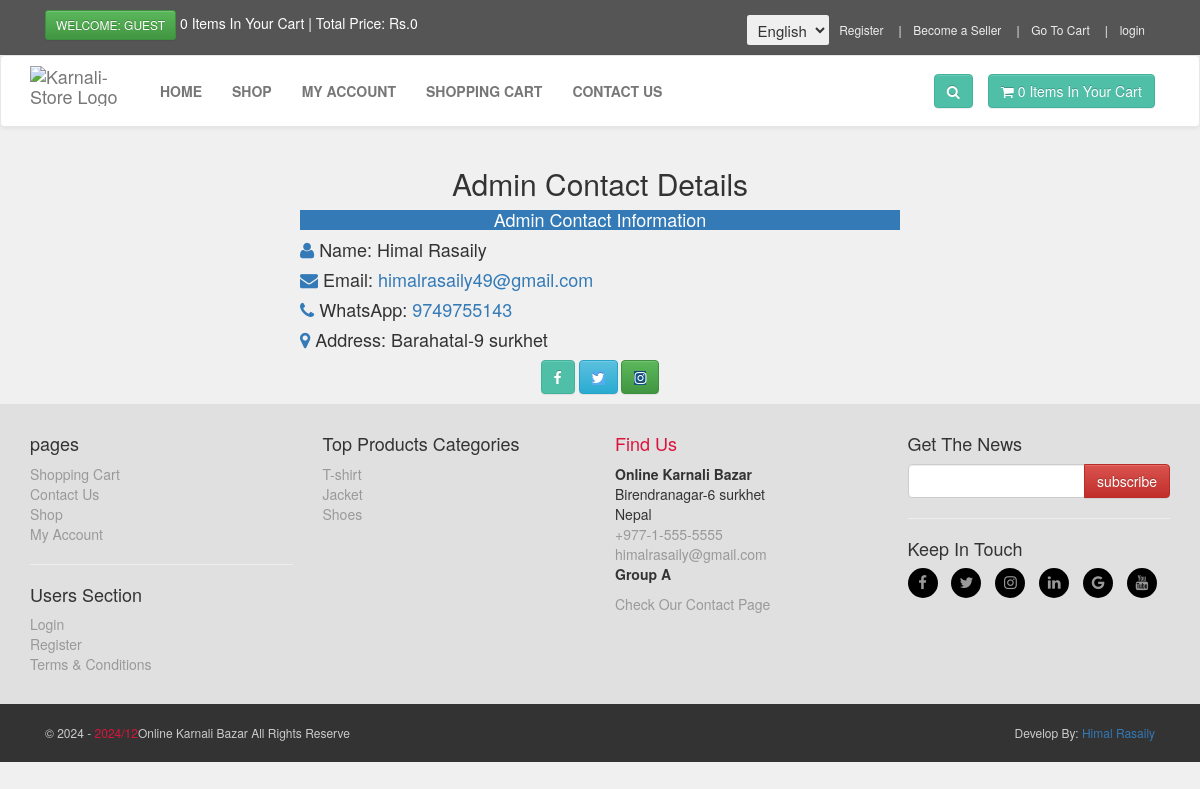
/admin_contact.php (signed in), run on the app's committed database.
### tables this page shows
CREATE TABLE `product_categories` (
  `p_cat_id` int(10) NOT NULL,
  `p_cat_title` text NOT NULL,
  `p_cat_top` text NOT NULL,
  `p_cat_image` text NOT NULL
);

### functions/language.php (called while the page is built, shortened)
<?php
$footer=array(
    'en'=>array('pages','Shopping Cart','Contact Us','Shop','My Account','Users Section','Terms & Conditions','Top Products Categories','Find Us','Online Karnali Bazar','Birendranagar-6 surkhet<br/>Nepal' ,'Check Our Contact Page','Get The News','Online Karnali Bazar All Rights Reserve','Develop By: <a href="himalbk.com.np">Himal Rasaily</a>'),
    'np'=>array('पृष्ठहरू','किनमेल कार्ट','हामीलाई सम्पर्क गर्नुहोस्','Shop','मेरो आकाउन्ट' ,'उपयोगकर्ता सेक्शन','नियम व शर्तहरू','उच्च product वर्ग','हामी खोज्नुहोस्','ऑनलाइन कर्णाली बाजार','बिरेंद्रानगर-6 सुर्खेत <br/>नेपाल','हामीको सम्पर्क खोज्नुहोस्','खबरहरू प्राप्त कर्नुहोस्','ऑनलाइन कर्णाली बाजार सर्वाधिकार राख्नुहोस्','Develop By: <a href="himalbk.com.np">हिमल रसाइली</a>')
);
?>

### admin_contact.php (the view, shortened to what this page needs)
<?php
include("includes/header.php");
?>
<?php
if(!isset($_SESSION['vendor_email'])){
    echo "<script>window.open('login.php','_self')</script>";
}
else{
$query = "SELECT * FROM admins ORDER BY admin_id DESC LIMIT 1";
$result = mysqli_query($con, $query);
if ($row = mysqli_fetch_assoc($result)) {
    $admin_name = $row['admin_name'];
    $admin_email = $row['admin_email'];
    $admin_contact = $row['admin_contact'];
    $admin_address = $row['admin_address'];
}
?>
<body>
<div class="container">
    <h2 class="text-center" style="margin-top: 20px;">Admin Contact Details</h2>
    <div class="card shadow p-3 mb-5 bg-white rounded" style="max-width: 600px; margin: 0 auto;">
        <div class="card-header bg-primary text-white">
            <h4 class="card-title text-center">Admin Contact Information</h4>
        </div>
        <div class="card-body">
            <h4><i class="fa fa-user text-primary mr-2"></i> Name: <?php echo $admin_name; ?></h4>
            <h4><i class="fa fa-envelope text-primary mr-2"></i> Email: <a href="mailto:<?php echo $admin_email; ?>?subject=Query%20from%20Online%20Karnali%20Bazar" target="_blank"><?php echo $admin_email; ?></a></h4>
            <h4><i class="fa fa-phone text-primary mr-2"></i> WhatsApp: <a href="https://wa.me/<?php echo $admin_contact; ?>" target="_blank"><?php echo $admin_contact; ?></a></h4>
            <h4><i class="fa fa-map-marker text-primary mr-2"></i> Address: <?php echo $admin_address; ?></h4>
            <p class="text-center">
                <a href="https://www.facebook.com/profile.php?id=100011111111111" target="_blank" class="btn btn-primary mr-2">
                    <i class="fa fa-facebook-f"></i>
                </a>
                <a href="https://twitter.com/yourtwitterhandle" target="_blank" class="btn btn-info mr-2">
                    <i class="fa fa-twitter"></i>
                </a>
                <a href="https://www.instagram.com/yourinstagramhandle/" target="_blank" class="btn btn-success">
                    <i class="fa fa-instagram"></i>
                </a>
            </p>
        </div>
    </div>
</div>
<?php include("includes/footer.php")?>
<?php } ?>

### includes/footer.php (shortened to what this page needs)
<div id="footer">
    <div class="container">
        <div class="row">
            <div class="col-sm-6 col-md-3">
               <h4><?php echo $footer[$language][0];?></h4>
                <ul>
                    <li><a href="cart.php?language=<?php echo $language;?>"><?php echo $footer[$language][1];?></a></li>
                    <li><a href="contact.php?language=<?php echo $language;?>"><?php echo $footer[$language][2];?></a></li>
                    <li><a href="shop.php?language=<?php echo $language;?>"><?php echo $footer[$language][3];?></a></li>
                    <li><a href="../customer/my_account.php?language=<?php echo $language;?>"><?php echo $footer[$language][4];?></a></li>
                </ul>
                <hr>
                <h4><?php echo $footer[$language][5];?></h4>
                <ul>
                           <?php
                           if(!isset($_SESSION['customer_email'])){
                               echo"<a href='checkout.php?language=$language'>Login</a>";
                           }else{
                              echo"<a href='../customer/my_account.php?my_orders&language=$language'>My Account</a>";
                           }
                           ?>
                    <li><a href="customer_register.php?language=<?php echo $language;?>">Register</a></li>
                    <li><a href="terms.php?language=<?php echo $language;?>"><?php echo $footer[$language][6];?></a></li>
                </ul>
            </div>
            <div class="com-sm-6 col-md-3">
                <h4><?php echo $footer[$language][7];?></h4>
                <ul>
                    <?php
                        $get_p_cats = "select * from product_categories";
                        $run_p_cats = mysqli_query($con,$get_p_cats);
                        while($row_p_cats=mysqli_fetch_array($run_p_cats)){
                            $p_cat_id = $row_p_cats['p_cat_id'];
                            $p_cat_title = $row_p_cats['p_cat_title'];
                            echo "
                                <li>
                                    <a href='shop.php?p_cat=$p_cat_id'>
                                        $p_cat_title
                                    </a>
                                </li>
                            ";
                        }
                    ?>
                </ul>
            </div>
            <div class="col-sm-6 col-md-3">
                <h4 style="color:crimson;"><?php echo $footer[$language][8];?></h4>
                <p>
                    <strong><?php echo $footer[$language][9];?></strong>
                    <br/><?php echo $footer[$language][10];?>
                    <br/><a href="tel:+977-1-555-5555">+977-1-555-5555</a>
                    <br/><a href="mailto:himalrasaily@gmail.com">himalrasaily@gmail.com</a>
                    <br/><strong>Group A</strong>
                </p>
                <a href="contact.php?language=<?php echo $language;?>"><?php echo $footer[$language][11];?></a>
            </div>
            <div class="col-sm-6 col-md-3">
                <h4><?php echo $footer[$language][12];?></h4>
                <form action="https://feedburner.google.com/fb/a/mailverify" method="post" target="popupwindow" onsubmit="window.open('https://feedburner.google.com/fb/a/mailverify?uri=M-devMedia', 'popupwindow', 'scrollbars=yes,width=550,height=520');return true" method="post">
                    <div class="input-group">
                        <input type="text" class="form-control" name="email">
                        <span class="input-group-btn">
                            <input type="submit" value="subscribe" class="btn btn-danger">
                        </span>
                    </div>
                </form>
                <hr>
                <h4>Keep In Touch</h4>
                <p class="social">
                    <a href="https://www.facebook.com" class="fa fa-facebook fa-1x"></a>
                    <a href="https://twitter.com/HimalRasaily12" class="fa fa-twitter"></a>
                    <a href="#" class="fa fa-instagram"></a>
                    <a href="https://www.linkedin.com/in/himal-rasaily-742319274/" class="fa fa-linkedin"></a>
                    <a href="https://plus.google.com" class="fa fa-google"></a>
                    <a href="https://www.youtube.com" class="fa fa-youtube"></a>
                </p>
            </div>
        </div>
    </div>
</div>
<div id="copyright">
    <div class="container">
        <div class="col-md-6">
        <p class="pull-left">&copy; 2024 - <span style="color:crimson;"><?php echo date("Y"."/"."m"); ?></span><?php echo $footer[$language][13];?></p>
        </div>
        <div class="col-md-6">
            <p class="pull-right"><?php echo $footer[$language][14];?></p>
        </div>
    </div>
</div>
</body>
</html>

### styles/style.css (style rules this page uses)
body { font-size: 14px; line-height: 1.42857143; color: #333333; background: #f0f0f0; overflow-x: hidden; }
.btn-primary { color: rgb(255, 255, 255); background: rgb(79, 191, 168); border-color: rgb(65, 179, 156); }
#footer { background: #e0e0e0; padding: 20px 0; }
#footer a { color: #999999; padding: 0; text-decoration: none; }
#footer ul { list-style: none; padding-left: 0px; }
#footer .social { text-align: left; }
#footer .social a { background-color: #000; margin: 0px 10px 0px 0px; display: inline-block; width: 30px; height: 30px; border-radius: 15px; line-height: 30px; font-size: 15px; text-align: center; vertical-align: bottom; text-decoration: none; transition: all 0.3s ease; }
.fa-facebook { background: #3B5998; color: white; }
.fa-twitter { background: #55ACEE; color: white; }
.fa-youtube { background: #bb0000; color: white; }
.fa-instagram { background: #125688; color: white; }
.fa-linkedin { background: #007bb5; color: white; }
#copyright { background: #333333; color: #cccccc; padding: 20px 0px; font-size: 12px; }
#copyright p { margin: 0px; }

### data on the page
product_categories: p_cat_title "T-shirt"
product_categories: p_cat_title "Jacket"
product_categories: p_cat_title "Shoes"

### other printed values
$header_top[$language][0] "WELCOME: GUEST"
$count_items "0 0"
$header_top[$language][2] "Items In Your Cart | Total Price:"
$total "0"
$header_top[$language][3] "Register"
$header_top[$language][4] "Become a Seller"
$header_top[$language][5] "Go To Cart"
$header_top[$language][6] "login"
$header[$language][1] "HOME"
$header[$language][2] "SHOP"
$header[$language][3] "MY ACCOUNT"
$header[$language][4] "SHOPPING CART"
$header[$language][5] "CONTACT US"
$header_top[$language][8] "Items In Your Cart"
$admin_name "Himal Rasaily"
